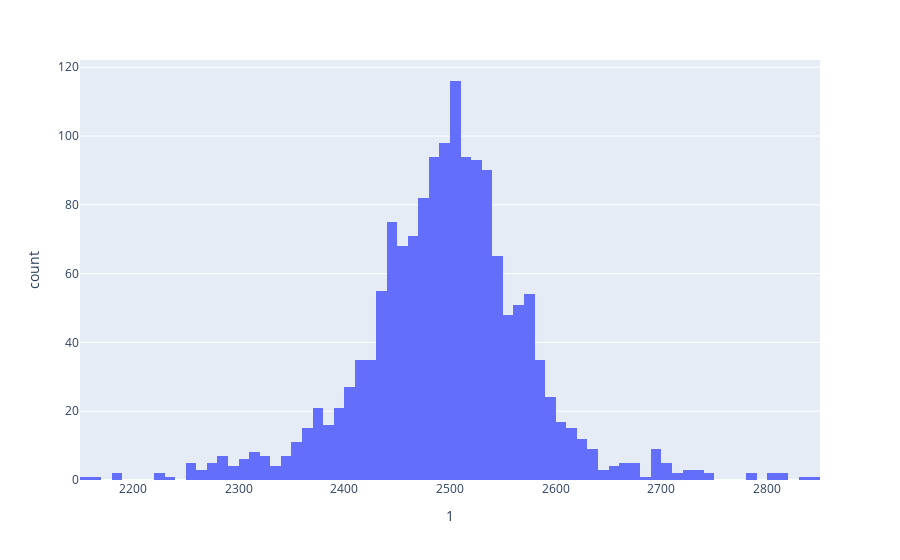

Notebook cell for this chart:
### Code cell
px.histogram(df,x="1")

### Figure 1 — Plotly figure (JSON) as saved in the notebook; plotly's stock layout.template omitted (floating-point values rounded to 4 significant figures; data arrays with more than 128 entries replaced by an {"elided": "..."} marker saying what was removed)
{"data": [{"alignmentgroup": "True", "bingroup": "x", "hovertemplate": "1=%{x}<br>count=%{y}<extra></extra>", "legendgroup": "", "marker": {"color": "#636efa", "pattern": {"shape": ""}}, "name": "", "offsetgroup": "", "orientation": "v", "showlegend": false, "type": "histogram", "x": {"elided": "1567 float values"}, "xaxis": "x", "yaxis": "y"}], "layout": {"autosize": true, "barmode": "relative", "legend": {"tracegroupgap": 0}, "margin": {"t": 60}, "xaxis": {"anchor": "y", "autorange": true, "domain": [0, 1], "range": [2150, 2850], "title": {"text": "1"}, "type": "linear"}, "yaxis": {"anchor": "x", "autorange": true, "domain": [0, 1], "range": [0, 122.1], "title": {"text": "count"}}}}
